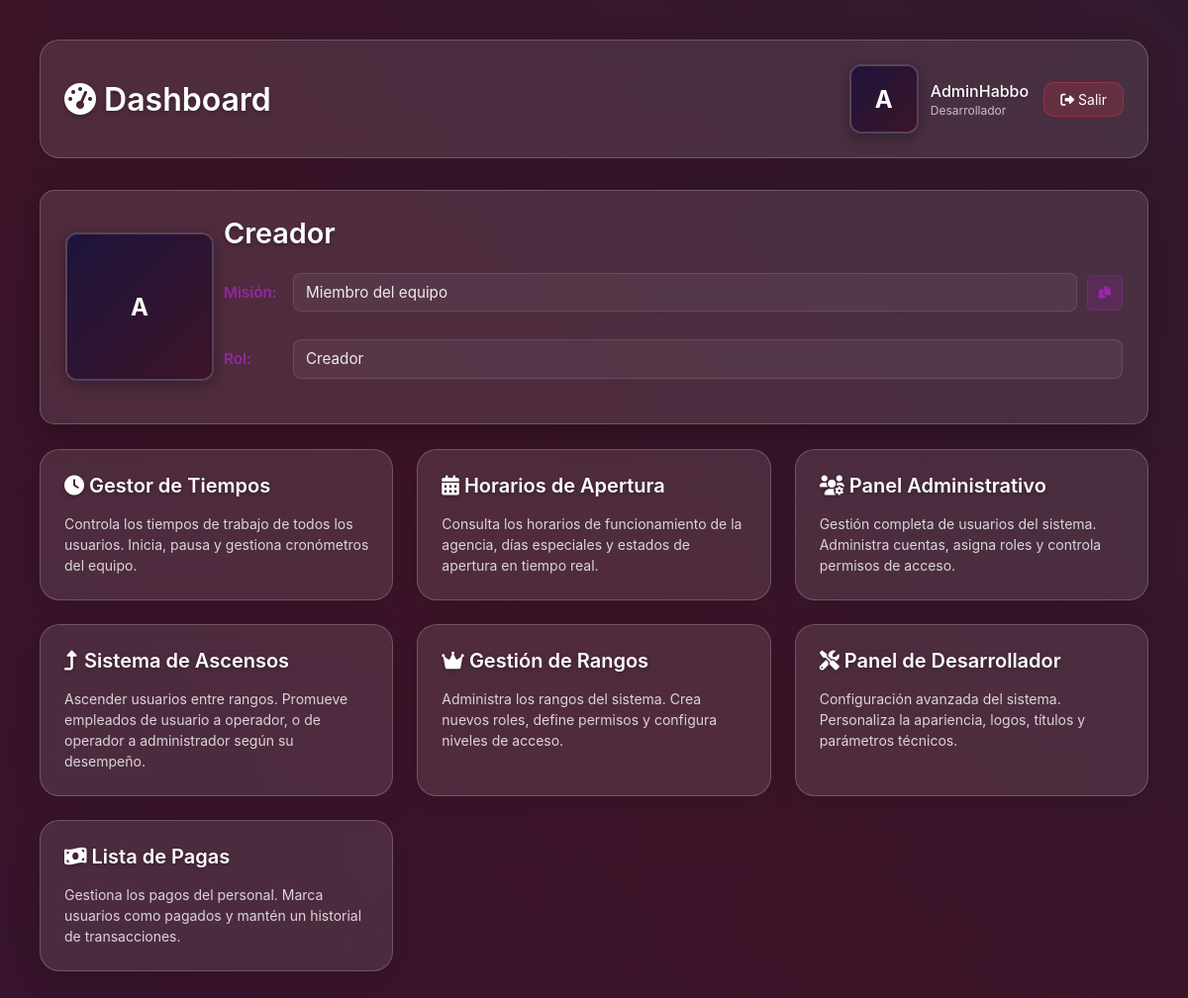
/dashboard.php (signed in), run on the app's committed database.
### tables this page shows
CREATE TABLE IF NOT EXISTS users (
    id INT AUTO_INCREMENT PRIMARY KEY,
    username VARCHAR(50) NOT NULL UNIQUE,  
    password VARCHAR(255) NOT NULL,
    role ENUM('super_admin', 'administrador', 'operador', 'usuario') DEFAULT 'usuario',
    habbo_username VARCHAR(50) NOT NULL UNIQUE,
    profile_image VARCHAR(255),
    created_at TIMESTAMP DEFAULT CURRENT_TIMESTAMP,
    updated_at TIMESTAMP DEFAULT CURRENT_TIMESTAMP ON UPDATE CURRENT_TIMESTAMP,
    INDEX idx_habbo_username (habbo_username),
    INDEX idx_role (role)
);

CREATE TABLE IF NOT EXISTS user_ranks (
    id INT AUTO_INCREMENT PRIMARY KEY,
    rank_name VARCHAR(50) NOT NULL UNIQUE,
    display_name VARCHAR(100) NOT NULL,
    description TEXT,
    level INT NOT NULL DEFAULT 1,
    permissions TEXT,
    rank_image VARCHAR(255) DEFAULT NULL,
    created_at TIMESTAMP DEFAULT CURRENT_TIMESTAMP,
    updated_at TIMESTAMP DEFAULT CURRENT_TIMESTAMP ON UPDATE CURRENT_TIMESTAMP
);

### dashboard.php (the view, shortened to what this page needs)
<?php
include 'config/database.php';
if (!isset($_SESSION['user_data'])) {
    $stmt = $pdo->prepare("SELECT * FROM users WHERE id = ?");
    $stmt->execute([$_SESSION['user_id']]);
    $user = $stmt->fetch();
} else {
    $user = $_SESSION['user_data'];
}
$username = $user['username'];
$user_role = $user['role'];
$userInitial = strtoupper(substr($username, 0, 1));
$rank_info = null;
$user_permissions = [];
try {
    $stmt = $pdo->prepare("SELECT * FROM user_ranks WHERE rank_name = ?");
    $stmt->execute([$user_role]);
    $rank_info = $stmt->fetch();
    if ($rank_info && !empty($rank_info['permissions'])) {
        $user_permissions = json_decode($rank_info['permissions'], true) ?: [];
    }
} catch (Exception $e) {
    $rank_info = [
        'display_name' => ucfirst($user_role),
        'rank_image' => null,
        'description' => 'Usuario del sistema'
    ];
    $user_permissions = [];
}
function hasPermission($permission, $user_permissions, $user_role) {
    if ($user_role === 'super_admin') {
        return true;
    }
    return in_array($permission, $user_permissions);
}
?>
<!DOCTYPE html>
<html lang="es">
<head>
    <link rel="stylesheet" href="assets/css/styles.css">
    <link rel="stylesheet" href="assets/css/notifications.css">
    <link rel="stylesheet" href="https://cdnjs.cloudflare.com/ajax/libs/font-awesome/6.0.0/css/all.min.css">
</head>
<body class="dashboard-body">
    <div class="dashboard-container">
        <div class="dashboard-header">
            <div class="header-content">
                <h1 class="dashboard-title">
                    <i class="fas fa-tachometer-alt"></i>
                    Dashboard
                </h1>
                <div class="user-section">
                    <div class="user-info">
                        <div style="display: flex; align-items: center; gap: 10px;">
                            <div class="user-avatar-container" style="width: 70px; height: 70px; background: linear-gradient(135deg, rgb(30, 20, 60) 0%, rgb(60, 20, 40) 100%);">
                            <div class="user-avatar-fallback" style="display: none;">
                                <?php echo $userInitial; ?>
                            </div>
                            </div>
                        </div>
                        <div class="user-details">
                            <h3><?php echo htmlspecialchars($user['habbo_username']); ?></h3>
                            <p><?php echo $user_role === 'super_admin' ? 'Desarrollador' : htmlspecialchars($rank_info['display_name'] ?? ucfirst($user_role)); ?></p>
                        </div>
                    </div>
                    <a href="?logout=1" class="logout-btn">
                        <i class="fas fa-sign-out-alt"></i>
                        Salir
                    </a>
                </div>
            </div>
        </div>
        <div class="rank-display-card">
            <div class="rank-header">
                <div class="rank-logo">
                    <div class="user-avatar-container">
                        <div class="user-avatar-fallback" style="display: none;">
                            <?php echo $userInitial; ?>
                        </div>
                    </div>
                </div>
                <div class="rank-details">
                    <h2 class="rank-title"><?php echo htmlspecialchars($rank_info['display_name'] ?? ucfirst($user_role)); ?></h2>
                    <div class="rank-mission">
                        <span class="mission-label">Misión:</span>
                        <span class="mission-text" id="mission-text"><?php echo htmlspecialchars($rank_info['description'] ?? 'Miembro del equipo'); ?></span>
                        <button class="copy-btn" onclick="copyMissionText()" title="Copiar misión">
                            <i class="fas fa-copy"></i>
                        </button>
                    </div>
                    <div class="rank-role">
                        <span class="role-label">Rol:</span>
                        <span class="role-text" id="role-text"><?php echo htmlspecialchars($rank_info['display_name'] ?? ucfirst($user_role)); ?></span>
                    </div>
                </div>
            </div>
        </div>
        <div class="dashboard-grid">
            <div class="dashboard-card" onclick="window.location.href='time-manager.php'" style="cursor: pointer;">
                <h3 class="card-title">
                    <i class="fas fa-<?php echo hasPermission('manage_time', $user_permissions, $user_role) ? 'clock' : 'eye'; ?>"></i>
                    <?php echo hasPermission('manage_time', $user_permissions, $user_role) ? 'Gestor de Tiempos' : 'Mis Tiempos Activos'; ?>
                </h3>
                <p class="card-description">
                    <?php if (hasPermission('manage_time', $user_permissions, $user_role)): ?>
                        Controla los tiempos de trabajo de todos los usuarios. Inicia, pausa y gestiona cronómetros del equipo.
                    <?php else: ?>
                        Consulta tus tiempos activos y el estado de tu sesión de trabajo actual.
                    <?php endif; ?>
                </p>
            </div>
            <div class="dashboard-card" onclick="window.location.href='schedule.php'" style="cursor: pointer;">
                <h3 class="card-title">
                    <i class="fas fa-calendar-alt"></i>
                    Horarios de Apertura
                </h3>
                <p class="card-description">
                    Consulta los horarios de funcionamiento de la agencia, días especiales y estados de apertura en tiempo real.
                </p>
            </div>
            <?php if (hasPermission('admin_panel', $user_permissions, $user_role)): ?>
            <div class="dashboard-card" onclick="window.location.href='admin-panel.php'" style="cursor: pointer;">
                <h3 class="card-title">
                    <i class="fas fa-users-cog"></i>
                    Panel Administrativo
                </h3>
                <p class="card-description">
                    Gestión completa de usuarios del sistema. Administra cuentas, asigna roles y controla permisos de acceso.
                </p>
            </div>
            <?php endif; ?>
            <?php if (in_array($user_role, ['super_admin', 'administrador'])): ?>
            <div class="dashboard-card" onclick="window.location.href='promotions.php'" style="cursor: pointer;">
                <h3 class="card-title">
                    <i class="fas fa-level-up-alt"></i>
                    Sistema de Ascensos
                </h3>
                <p class="card-description">
                    Ascender usuarios entre rangos. Promueve empleados de usuario a operador, o de operador a administrador según su desempeño.
                </p>
            </div>
            <?php endif; ?>
            <?php if (hasPermission('manage_roles', $user_permissions, $user_role)): ?>
            <div class="dashboard-card" onclick="window.location.href='rank-management.php'" style="cursor: pointer;">
                <h3 class="card-title">
                    <i class="fas fa-crown"></i>
                    Gestión de Rangos
                </h3>
                <p class="card-description">
                    Administra los rangos del sistema. Crea nuevos roles, define permisos y configura niveles de acceso.
                </p>
            </div>
            <?php endif; ?>
            <?php if (hasPermission('manage_config', $user_permissions, $user_role)): ?>
            <div class="dashboard-card" onclick="window.location.href='developer-panel.php'" style="cursor: pointer;">
                <h3 class="card-title">
                    <i class="fas fa-tools"></i>
                    Panel de Desarrollador
                </h3>
                <p class="card-description">
                    Configuración avanzada del sistema. Personaliza la apariencia, logos, títulos y parámetros técnicos.
                </p>
            </div>
            <?php endif; ?>
            <?php if (hasPermission('manage_users', $user_permissions, $user_role)): ?>
            <div class="dashboard-card" onclick="window.location.href='lista-pagas.php'" style="cursor: pointer;">
                <h3 class="card-title">
                    <i class="fas fa-money-bill-wave"></i>
                    Lista de Pagas
                </h3>
                <p class="card-description">
                    Gestiona los pagos del personal. Marca usuarios como pagados y mantén un historial de transacciones.
                </p>
            </div>
            <?php endif; ?>
        </div>
    </div>
</body>
</html>

### assets/css/styles.css (style rules this page uses)
* { margin: 0; padding: 0; box-sizing: border-box; }
html, body { height: 100vh; width: 100vw; overflow: hidden; font-family: 'Inter', -apple-system, BlinkMacSystemFont, 'Segoe UI', Roboto, sans-serif; }
body { background: linear-gradient(45deg, rgb(30, 20, 60), rgb(60, 20, 40), rgb(20, 40, 60)); background-size: 400% 400%; animation: gradientShift 20s ease infinite; display: flex; justify-content: center; align-items: center; }
.dashboard-body { overflow-y: auto; overflow-x: hidden; align-items: flex-start; background: linear-gradient(45deg, rgb(30, 20, 60), rgb(60, 20, 40), rgb(20, 40, 60)); background-size: 400% 400%; animation: gradientShift 20s ease infinite; }
.dashboard-container { padding: 2.5rem; max-width: 1200px; width: 100%; margin: 0 auto; }
.dashboard-header { background: rgba(255, 255, 255, 0.1); backdrop-filter: blur(20px); border-radius: 20px; border: 1px solid rgba(255, 255, 255, 0.2); box-shadow: 0 8px 32px rgba(0, 0, 0, 0.1); padding: 1.5rem; margin-bottom: 2rem; }
.header-content { display: flex; justify-content: space-between; align-items: center; flex-wrap: wrap; gap: 1rem; }
.dashboard-title { font-size: 2rem; font-weight: 600; color: #FFFFFF; text-shadow: 0 2px 4px rgba(0, 0, 0, 0.3); }
.user-section { display: flex; align-items: center; gap: 1rem; }
.user-info { display: flex; align-items: center; gap: 0.75rem; }
.user-details h3 { color: #FFFFFF; font-weight: 500; text-shadow: 0 1px 3px rgba(0, 0, 0, 0.3); }
.user-details p { color: rgba(255, 255, 255, 0.7); font-size: 0.875rem; }
.logout-btn { background: rgba(220, 53, 69, 0.2); border: 1px solid rgba(220, 53, 69, 0.4); color: #FFFFFF; padding: 0.5rem 1rem; border-radius: 10px; text-decoration: none; font-size: 0.875rem; }
.dashboard-grid { display: grid; grid-template-columns: repeat(auto-fit, minmax(300px, 1fr)); gap: 1.5rem; }
.dashboard-card { background: rgba(255, 255, 255, 0.1); backdrop-filter: blur(20px); border-radius: 20px; border: 1px solid rgba(255, 255, 255, 0.2); box-shadow: 0 8px 32px rgba(0, 0, 0, 0.1); padding: 1.5rem; }
.card-title { font-size: 1.25rem; font-weight: 600; color: #FFFFFF; margin-bottom: 1rem; text-shadow: 0 2px 4px rgba(0, 0, 0, 0.3); }
.card-description { color: rgba(255, 255, 255, 0.8); font-size: 0.875rem; line-height: 1.5; }
.user-section { display: flex; align-items: center; gap: 15px; }
.user-info { display: flex; align-items: center; gap: 12px; }
.user-details h3 { margin: 0; color: white; font-size: 16px; }
.user-details p { margin: 2px 0 0 0; color: rgba(255, 255, 255, 0.7); font-size: 12px; }

### data on the page
users: username "A", habbo_username "AdminHabbo"
user_ranks: display_name "Creador", description "Miembro del equipo"
